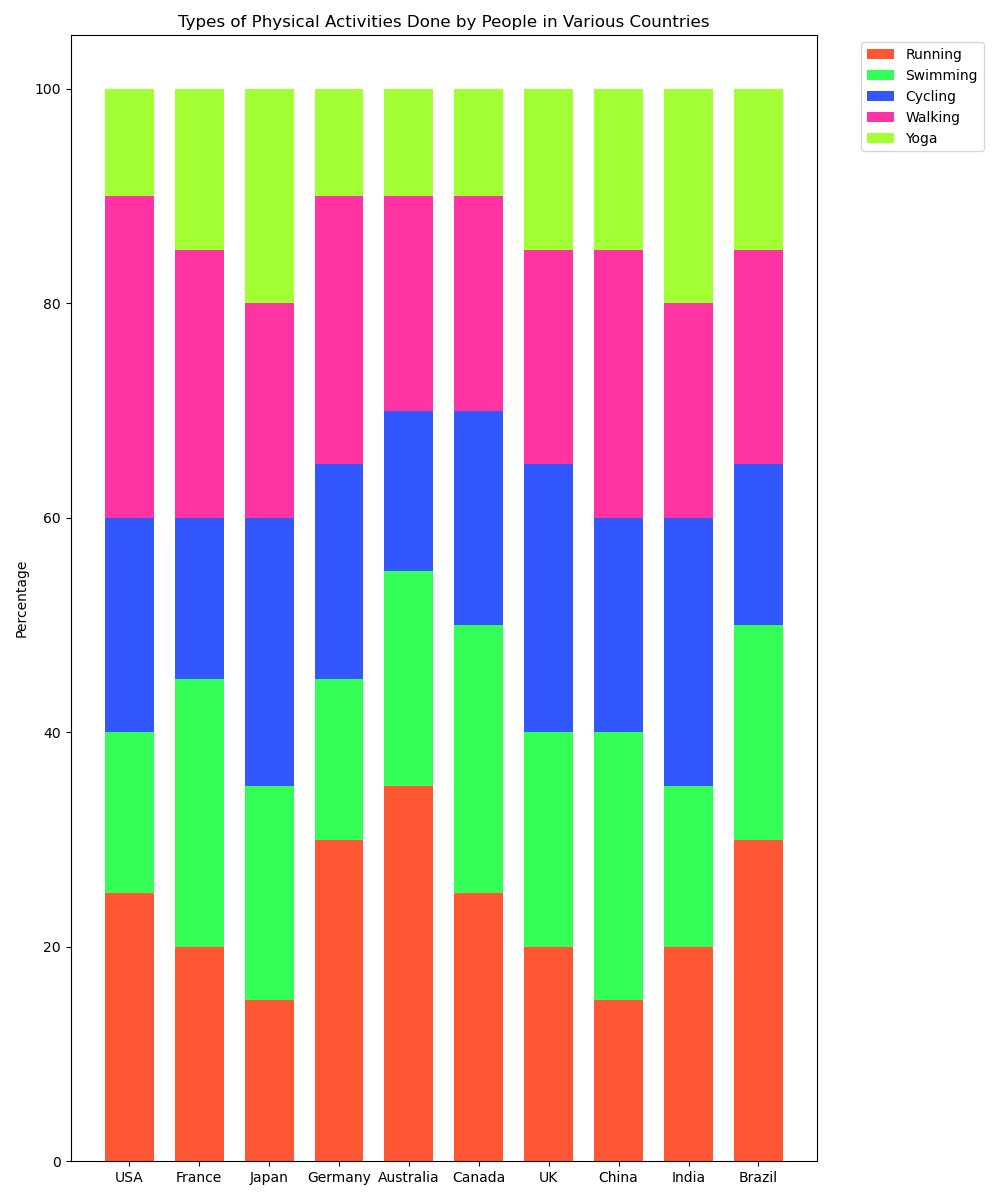

Generate this figure with Python:

import matplotlib.pyplot as plt
import numpy as np

data = {
    'Country': ['USA', 'France', 'Japan', 'Germany', 'Australia', 'Canada', 'UK', 'China', 'India', 'Brazil'],
    'Running': [25, 20, 15, 30, 35, 25, 20, 15, 20, 30],
    'Swimming': [15, 25, 20, 15, 20, 25, 20, 25, 15, 20],
    'Cycling': [20, 15, 25, 20, 15, 20, 25, 20, 25, 15],
    'Walking': [30, 25, 20, 25, 20, 20, 20, 25, 20, 20],
    'Yoga': [10, 15, 20, 10, 10, 10, 15, 15, 20, 15]
}

categories = ['Running', 'Swimming', 'Cycling', 'Walking', 'Yoga']
colors = ['#FF5733', '#33FF57', '#3357FF', '#FF33A1', '#A1FF33']

fig, ax = plt.subplots(figsize=(10, 12))
width = 0.7

for i, cat in enumerate(categories):
    starts = np.zeros(len(data['Country']))
    for j in range(i):
        starts += np.array(data[categories[j]])
    ax.bar(data['Country'], data[cat], bottom=starts, width=width, label=cat, color=colors[i])

ax.set_ylabel('Percentage')
ax.set_title('Types of Physical Activities Done by People in Various Countries')
ax.legend(loc='upper left', bbox_to_anchor=(1.05, 1))

plt.tight_layout()
plt.show()
